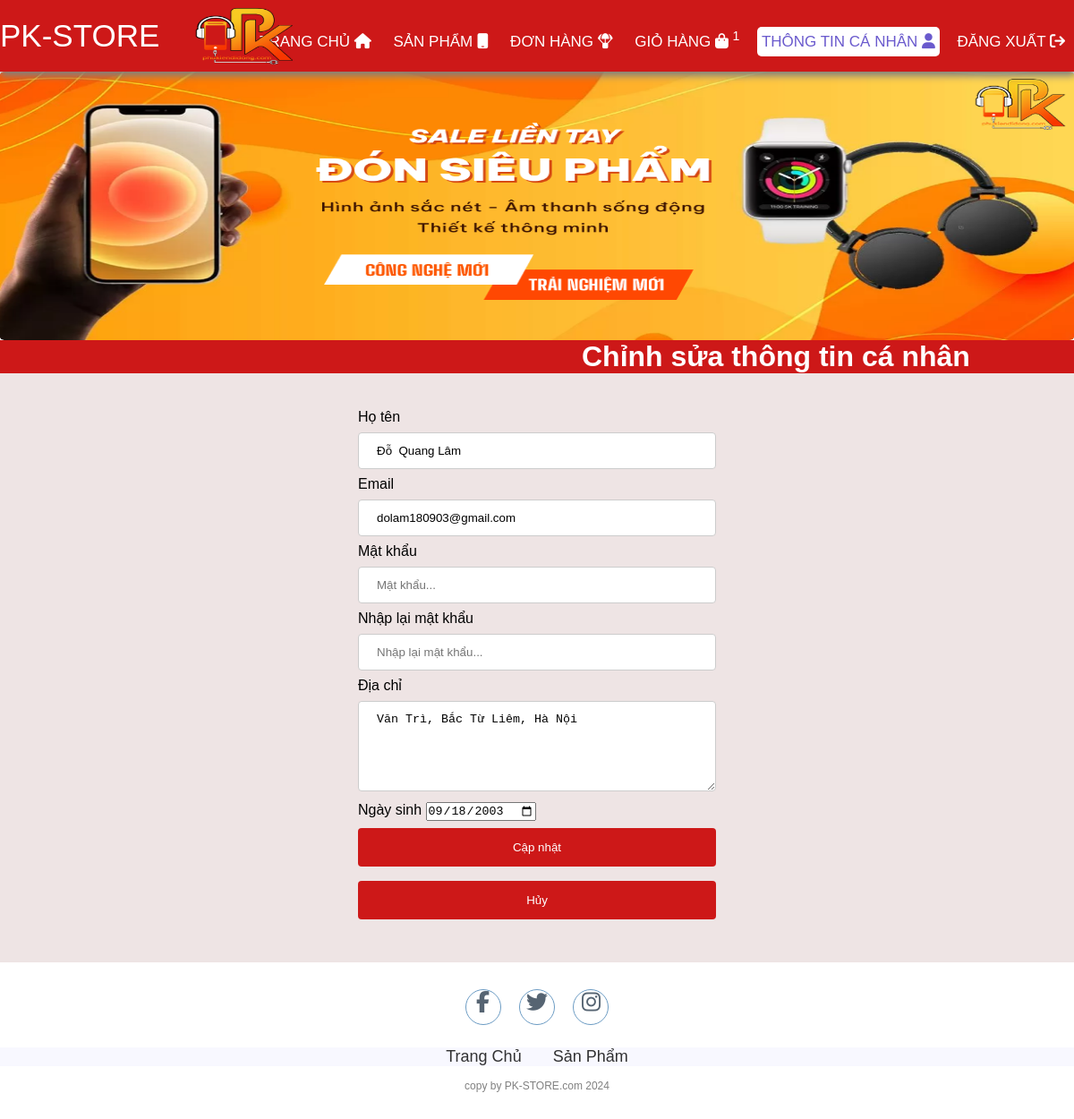
Page /edit_info.php (signed in) on the committed database.
### tables this page shows
CREATE TABLE `users` (
  `id` int(11) NOT NULL,
  `email` varchar(255) NOT NULL,
  `fullname` varchar(255) NOT NULL,
  `dob` date NOT NULL,
  `password` varchar(255) NOT NULL,
  `role_id` int(11) NOT NULL,
  `status` tinyint(1) NOT NULL,
  `address` varchar(500) NOT NULL,
  `isConfirmed` tinyint(4) NOT NULL DEFAULT 0,
  `captcha` varchar(50) NOT NULL
);

### lib/database.php (called while the page is built, shortened)
<?php
class Database extends PDO
{
  public $host   = DB_HOST;
  public $user   = DB_USER;
  public $pass   = DB_PASS;
  public $dbname = DB_NAME;
  public $link;
  private function connectDB()
  {
    $this->link = new mysqli(
      $this->host,
      $this->user,
      $this->pass,
      $this->dbname
    );
  }
  public function select($query)
  {
    $result = $this->link->query($query);
    if ($result->num_rows > 0) {
      return $result;
    } else {
      return false;
    }
  }
}

### lib/session.php (called while the page is built, shortened)
<?php
class Session
{
   public static function get($key)
   {
      if (isset($_SESSION[$key])) {
         return $_SESSION[$key];
      } else {
         return false;
      }
   }
}

### classes/cart.php (called while the page is built, shortened)
<?php
$filepath = realpath(dirname(__FILE__));
include_once($filepath . '/../lib/database.php');
include_once($filepath . '/../lib/session.php');
?>
<?php
class cart
{
    private $db;
    public function __construct()
    {
        $this->db = new Database();
    }
    public function getTotalQtyByUserId()
    {
        $userId = Session::get('userId');
        $query = "SELECT SUM(qty) as total FROM cart WHERE userId = '$userId' ";
        $mysqli_result = $this->db->select($query);
        if ($mysqli_result) {
            $result = mysqli_fetch_all($this->db->select($query), MYSQLI_ASSOC)[0];
            return $result;
        }
        return false;
    }
}
?>

### classes/user.php (called while the page is built, shortened)
<?php
$filepath = realpath(dirname(__FILE__));
include_once($filepath . '/../lib/session.php');
include_once($filepath . '/../lib/database.php');
?>
<?php
class user
{
	private $db;
	public function __construct()
	{
		$this->db = new Database();
	}
	public function get()
	{
		$userId = Session::get('userId');
		$query = "SELECT * FROM users WHERE id = '$userId' LIMIT 1";
		$mysqli_result = $this->db->select($query);
		if ($mysqli_result) {
			$result = mysqli_fetch_all($this->db->select($query), MYSQLI_ASSOC)[0];
			return $result;
		}
		return false;
	}
}
?>

### edit_info.php (the view, shortened to what this page needs)
<?php
include 'classes/user.php';
$user = new user();
$userInfo = $user->get();
?>
<?php
include_once 'lib/session.php';
include_once 'classes/cart.php';
$cart = new cart();
$totalQty = $cart->getTotalQtyByUserId();
?>
<!DOCTYPE html>
<html lang="en">
<head>
    <link rel="stylesheet" href="./css/style.css">
    <link rel="stylesheet" href="https://cdnjs.cloudflare.com/ajax/libs/font-awesome/6.0.0-beta3/css/all.min.css">
</head>
<body>
    <nav>
        <label class="logo"><a href="index.php">PK-STORE</a>  <img src="./images/LOGOPK-1.png" alt=""></label>
        <ul>
            <li><a href="index.php">Trang chủ <i class=" fas fa-home"></i></a></li>
            <li><a href="productList.php">Sản phẩm <i class="fas fa-mobile"></i></a></li>
            <li><a href="order.php" id="order">Đơn hàng <i class="fas fa-parachute-box"></i></a></li>
            <li>
                <a href="checkout.php">
                    Giỏ hàng
                    <i class="fa fa-shopping-bag"></i>
                    <sup class="sumItem">
                        <?= ($totalQty['total']) ? $totalQty['total'] : "0" ?>
                    </sup>
                </a>
            </li>
            <?php
            if (isset($_SESSION['user']) && $_SESSION['user']) { ?>
                <li><a href="info.php" id="signin" class="active">Thông tin cá nhân <i class="fas fa-user"></i></a></li>
                <li><a href="logout.php" id="signin">Đăng xuất <i class="fas fa-arrow-right-from-bracket"></i></a></li>
            <?php } else { ?>
                <li><a href="register.php" id="signup">Đăng ký <i class="fas fa-user-plus"></i></a></li>
                <li><a href="login.php" id="signin">Đăng nhập <i class="fas fa-arrow-right-to-bracket"></i></a></li>
            <?php } ?>
        </ul>
    </nav>
    <section class="banner">
        <div class="fadein">
            <?php
            $dir = "./images/slider/";
            $scan_dir = scandir($dir);
            foreach ($scan_dir as $img) :
                if (in_array($img, array('.', '..')))
                    continue;
            ?>
                <img src="<?php echo $dir . $img ?>" alt="<?php echo $img ?>">
            <?php endforeach; ?>
        </div>
    </section>
    <div class="featuredProducts">
        <h1>Chỉnh sửa thông tin cá nhân</b></h1>
    </div>
    <div class="container-single">
        <div class="login">
            <form action="edit_info.php" method="post" class="form-login">
                <label for="fullName">Họ tên</label>
                <input type="text" id="fullName" value="<?= $userInfo['fullname'] ?>" name="fullName" placeholder="Họ tên..." required>
                <label for="email">Email</label>
                <input type="email" id="email" value="<?= $userInfo['email'] ?>" name="email" placeholder="Email..." required pattern="[a-z0-9._%+-]+@[a-z0-9.-]+\.[a-z]{2,}$">
                <label for="password">Mật khẩu</label>
                <input type="password" id="password" name="password" placeholder="Mật khẩu..." required>
                <label for="repassword">Nhập lại mật khẩu</label>
                <input type="password" id="repassword" name="repassword" required placeholder="Nhập lại mật khẩu..." oninput="check(this)">
                <label for="address">Địa chỉ</label>
                <textarea name="address" id="address" cols="30" rows="5" required><?= $userInfo['address'] ?></textarea>
                <label for="dob">Ngày sinh</label>
                <input type="date" value="<?= $userInfo['dob'] ?>" name="dob" id="dob" required>
                <div>
                    <input type="submit" value="Cập nhật" name="submit">
                </div>
            </form>
            <form action="info.php">
                <input type="submit" value ="Hủy" name="submit">
            </form>
        </div>
    </div>
    <footer>
        <div class="social">
            <a href="https://www.facebook.com/profile.php?id=100025197438617"><i class="fa fa-facebook" aria-hidden="true"></i></a>
            <a href="#"><i class="fa fa-twitter" aria-hidden="true"></i></a>
            <a href="#"><i class="fa fa-instagram" aria-hidden="true"></i></a>
        </div>
        <ul class="list">
            <li>
                <a href="./">Trang Chủ</a>
            </li>
            <li>
                <a href="productList.php">Sản Phẩm</a>
            </li>
        </ul>
        <p class="copyright">copy by PK-STORE.com 2024</p>
    </footer>
</body>
</html>

### css/style.css (style rules this page uses)
:root { --color-primary: #CD1818; --bg-primary: rgb(238, 228, 228); }
* { padding: 0; margin: 0; text-decoration: none; list-style: none; box-sizing: border-box; }
body { font-family: Arial; background: var(--bg-primary); }
nav { top: 0; background: var(--color-primary); height: 80px; width: 100%; position: fixed; z-index: 9999; box-shadow: 1px 5px 8px gray; }
label.logo a { color: white; font-size: 35px; line-height: 80px; padding: 0 0px; }
label.logo img { position: absolute; color: white; width: 190px; height: 85px; line-height: 80px; padding: 0 30px; }
nav ul { float: right; margin-right: 0px; }
nav ul li { display: inline-block; line-height: 80px; margin: 0 5px; }
nav ul li a { color: white; font-size: 17px; padding: 7px 5px; border-radius: 3px; text-transform: uppercase; border-radius: 5px; transition: 0.5s; }
a.active, nav>ul a:hover { background: white; color: slateblue; }
.banner { background-size: cover; margin-top: 80px; overflow: hidden; }
.fadein { position: relative; height: 300px; max-width: 1200px; margin: 0 auto; background: #fff; }
.fadein img { position: absolute; width: calc(100%); height: calc(100%); width: 100%; height: 100%; }
.featuredProducts { display: flex; justify-content: space-between; background-color: var(--color-primary); color: white; }
.featuredProducts h1 { margin-left: 650px; }
footer { padding: 30px 0; background-color: white; }
footer .social { text-align: center; padding-bottom: 25px; color: white; }
footer .social a { color: inherit; font-size: 24px; border: 1px solid steelblue; width: 40px; height: 40px; display: inline-block; text-align: center; border-radius: 50%; margin: 0 8px; transition: 0.5s; background-color: white; color: #2c3e50; opacity: 0.8; }
footer ul { margin-top: 0; padding: 0; list-style: none; font-size: 18px; margin-bottom: 0; text-align: center; }
footer ul a { color: inherit; text-decoration: none; opacity: 0.8; }
footer ul li { display: inline; padding: 0 15px; }
footer .copyright { margin-top: 15px; text-align: center; font-size: 12px; color: gray; }
.container-single { display: flex; margin: 30px 100px; }
.list { background-color: ghostwhite; }
.login, .infor_man { margin: 10px auto; width: 40%; }
input[type=tel], input[type=text], input[type=password], input[type=email], input[type=number], textarea, select { width: 100%; padding: 12px 20px; margin: 8px 0; border: 1px solid #ccc; border-radius: 4px; }
input[type=submit] { width: 100%; background-color: var(--color-primary); color: white; padding: 14px 20px; margin: 8px 0; border: none; border-radius: 4px; cursor: pointer; }

### rows in the picture
users: fullName "Đỗ Quang Lâm", email "dolam180903@gmail.com", address "Văn Trì, Bắc Từ Liêm, Hà Nội", dob "09/18/2003"

### other values in the picture
$totalQty['total'] "1"
